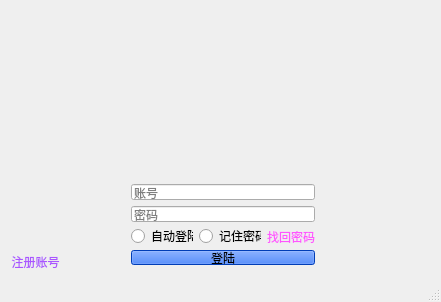
<?xml version="1.0" encoding="UTF-8"?>
<ui version="4.0">
 <class>QQMainWindow</class>
 <widget class="QMainWindow" name="QQMainWindow">
  <property name="geometry">
   <rect>
    <x>0</x>
    <y>0</y>
    <width>441</width>
    <height>302</height>
   </rect>
  </property>
  <property name="windowTitle">
   <string>QQMainWindow</string>
  </property>
  <widget class="QWidget" name="centralWidget">
   <widget class="QLabel" name="labelBackground">
    <property name="geometry">
     <rect>
      <x>0</x>
      <y>0</y>
      <width>441</width>
      <height>141</height>
     </rect>
    </property>
    <property name="text">
     <string/>
    </property>
    <property name="pixmap">
     <pixmap resource="image.qrc">:/login/image/login.png</pixmap>
    </property>
   </widget>
   <widget class="QLabel" name="picturelabel">
    <property name="geometry">
     <rect>
      <x>20</x>
      <y>160</y>
      <width>80</width>
      <height>80</height>
     </rect>
    </property>
    <property name="text">
     <string/>
    </property>
    <property name="pixmap">
     <pixmap resource="image.qrc">:/login/image/avatar.svg</pixmap>
    </property>
   </widget>
   <widget class="QPushButton" name="pushButton">
    <property name="geometry">
     <rect>
      <x>10</x>
      <y>250</y>
      <width>51</width>
      <height>23</height>
     </rect>
    </property>
    <property name="styleSheet">
     <string notr="true">border: none;
font: 12pt &quot;ADMUI3Lg&quot;;
color: rgb(170, 85, 255);
font: 9pt &quot;微软雅黑&quot;;</string>
    </property>
    <property name="text">
     <string>注册账号</string>
    </property>
   </widget>
   <widget class="QWidget" name="layoutWidget">
    <property name="geometry">
     <rect>
      <x>120</x>
      <y>173</y>
      <width>206</width>
      <height>103</height>
     </rect>
    </property>
    <layout class="QVBoxLayout" name="verticalLayout">
     <item>
      <widget class="QLineEdit" name="userNamelineEdit">
       <property name="inputMask">
        <string/>
       </property>
       <property name="placeholderText">
        <string>账号</string>
       </property>
      </widget>
     </item>
     <item>
      <widget class="QLineEdit" name="pwdlineEdi">
       <property name="placeholderText">
        <string>密码</string>
       </property>
      </widget>
     </item>
     <item>
      <layout class="QHBoxLayout" name="horizontalLayout">
       <item>
        <widget class="QRadioButton" name="loginradioButton">
         <property name="text">
          <string>自动登陆</string>
         </property>
        </widget>
       </item>
       <item>
        <widget class="QRadioButton" name="radioButton_2">
         <property name="text">
          <string>记住密码</string>
         </property>
        </widget>
       </item>
       <item>
        <widget class="QLabel" name="label_3">
         <property name="text">
          <string>&lt;html&gt;&lt;head/&gt;&lt;body&gt;&lt;p&gt;&lt;span style=&quot; color:#ff55ff;&quot;&gt;找回密码&lt;/span&gt;&lt;/p&gt;&lt;/body&gt;&lt;/html&gt;</string>
         </property>
        </widget>
       </item>
      </layout>
     </item>
     <item>
      <widget class="QPushButton" name="loginBtn">
       <property name="styleSheet">
        <string notr="true">font: 75 9pt &quot;微软雅黑&quot;;
background-color: rgb(0, 85, 255);</string>
       </property>
       <property name="text">
        <string>登陆</string>
       </property>
      </widget>
     </item>
    </layout>
   </widget>
  </widget>
  <widget class="QStatusBar" name="statusBar"/>
 </widget>
 <layoutdefault spacing="6" margin="11"/>
 <resources>
  <include location="image.qrc"/>
 </resources>
 <connections/>
</ui>
